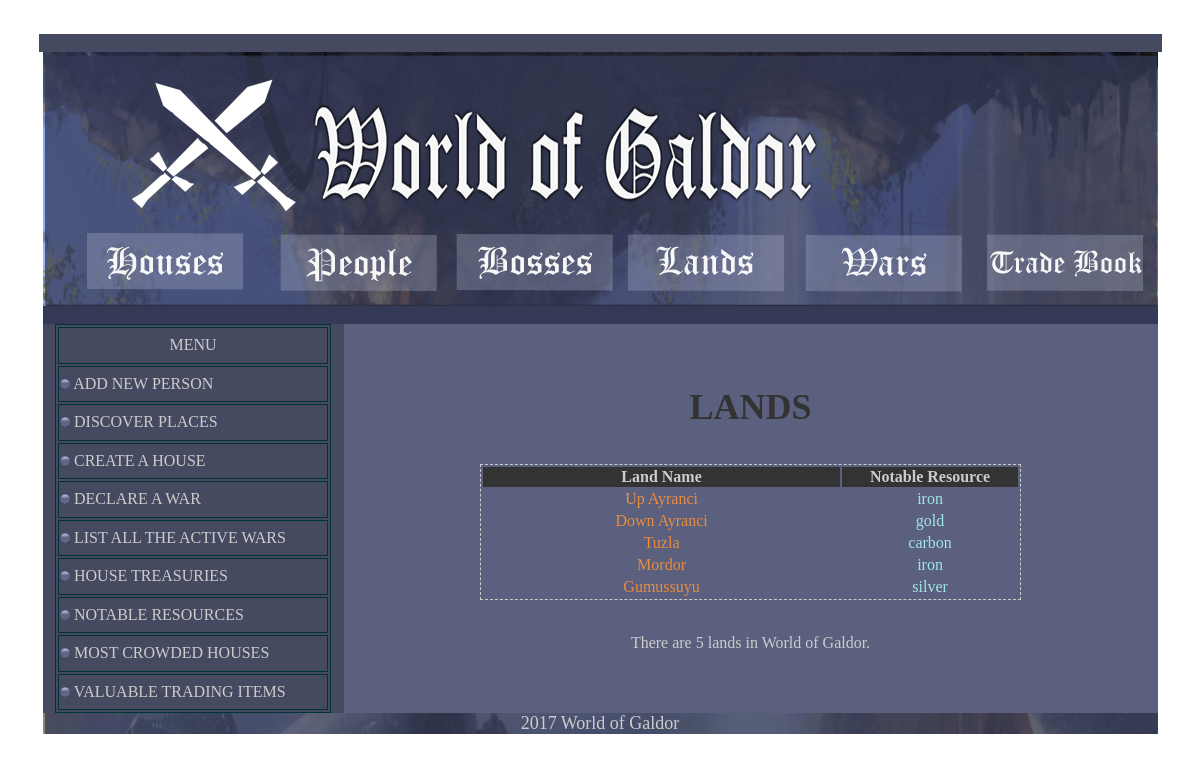
The page /lands.php on the database its author committed.
### tables this page shows
CREATE TABLE `land` (
  `lID` int(11) NOT NULL,
  `lName` varchar(200) NOT NULL,
  `notableResources` varchar(200) NOT NULL
);

### lands.php (the view, shortened to what this page needs)
<html>
<head>
</head>
<body leftmargin="0" topmargin="0" marginwidth="0" marginheight="0">
<center>
  <p>&nbsp;	</p>
  <table width="1123" height="357" cellpadding="0" cellspacing="0" id="Table_01">
	<tr>
		<td colspan="4" bgcolor="#454A61"><p>&nbsp;</p>      </td>
	</tr>
	<tr>
		<td width="4" height="254">&nbsp;</td>
		<td colspan="2" bgcolor="#343955"><img src="images/logo.jpg" alt="" width="1115" height="254" border="0" usemap="#Map">
		  </td>
		<td width="4">&nbsp;</td>
	</tr>
	<tr>
		<td height="18">&nbsp;</td>
		<td colspan="2" bgcolor="#343955">
			<img src="images/worldofgaldor_06.gif" width="1115" height="6" alt=""></td>
		<td>&nbsp;</td>
	</tr>
	<tr>
		<td rowspan="2">&nbsp;</td>
		<td width="301" bgcolor="#454A61" border="1"  bordercolor="38394F" ><table width="276" height="389" border="1" align="center" bordercolor="#003333">
          <tr>
            <td width="266"><div align="center">MENU</div></td>
          </tr>
          <tr>
            <td><a href="addnewperson.php"><img src="images/icon.png" width="10" height="10" border="0"/> ADD NEW PERSON </a></td>
          </tr>
          <tr>
            <td><a href="discover.php"><img src="images/icon.png" width="10" height="10" border="0"/> DISCOVER PLACES </a></td>
          </tr>
          <tr>
            <td><a href="createhouse.php"><img src="images/icon.png" width="10" height="10" border="0"/> CREATE A HOUSE </a></td>
          </tr>
          <tr>
            <td><a href="declarewar.php"><img src="images/icon.png" width="10" height="10" border="0"/> DECLARE A WAR </a></td>
          </tr>
          <tr>
            <td><a href="activewars.php"><img src="images/icon.png" width="10" height="10" border="0"/> LIST ALL THE ACTIVE WARS </a></td>
          </tr>
          <tr>
            <td><a href="housemoney.php"><img src="images/icon.png" width="10" height="10" border="0"/> HOUSE TREASURIES </a></td>
          </tr>
          <tr>
            <td><a href="notableresources.php"><img src="images/icon.png" width="10" height="10" border="0"/> NOTABLE RESOURCES </a></td>
          </tr>
          <tr>
            <td><a href="housestatistics.php"><img src="images/icon.png" width="10" height="10" border="0"/> MOST CROWDED HOUSES </a></td>
          </tr>
          <tr>
            <td><a href="valuabletradingitems.php"><img src="images/icon.png" width="10" height="10" border="0"/> VALUABLE TRADING ITEMS </a></td>
          </tr>
        </table></td>
		<td width="814"  bordercolor="38394F" bgcolor="5a607d" border="1" >
		<div align="center">
	      <p class="style3">LANDS</p>
	      <table width="541" style = "border: 1px dashed">
            <thead>
              <tr>
          <th width="264" bgcolor="#333333" class="style8">Land Name</th>
          <th width="129" bgcolor="#333333" class="style8">Notable Resource</th>
      </tr>
            </thead>
            <tbody>
              <?php
$db = mysqli_connect('localhost', 'root', '', 'wog_db');
$sql = 'SELECT L.notableResources, L.lName
        FROM Land L
		';
$result = mysqli_query($db, $sql);
$sqlCount = 'SELECT COUNT(*) as count FROM land';
$resultCount = mysqli_query($db, $sqlCount);
$rowCount = mysqli_fetch_assoc($resultCount);
$count = $rowCount['count'];
?>
  <?php
	while($row = mysqli_fetch_assoc($result)) {
    $landname = $row['lName'];
    $resource = $row['notableResources'];
    echo "<tr>
          <td><center><font color='#e88c42'>$landname</font></center></td>
          <td><center><font color='#9fe6e5'>$resource</font></center></td>
          </tr>";
}
?>
            </tbody>
          </table>
        </div>        <br> <p align="center">There are <?php echo $count ?> lands in World of Galdor.</p>
		</td>
		<td rowspan="2">&nbsp;</td>
	</tr>
	<tr>
		<td colspan="2" background="images/worldofgaldorsmall_12.gif"><div align="center">
		  <p class="style2">2017 World of Galdor </p>
	    </div></td>
	</tr>
</table>
</center>
</body>
</html>

### lands.php (style rules this page uses)
body,td,th { color: #CCCCCC; font-size: 16px; font-family: Georgia, Times New Roman, Times, serif; }
a:link { color: #CCCCCC; text-decoration: none; }
.style2 { font-size: 18px }
.style3 { font-size: 36px; font-weight: bold; color: #333333; }

### rows shown on the page
land: lName "Up Ayranci", notableResources "iron"
land: lName "Down Ayranci", notableResources "gold"
land: lName "Tuzla", notableResources "carbon"
land: lName "Mordor", notableResources "iron"
land: lName "Gumussuyu", notableResources "silver"

### other values the page prints
$count "5"
